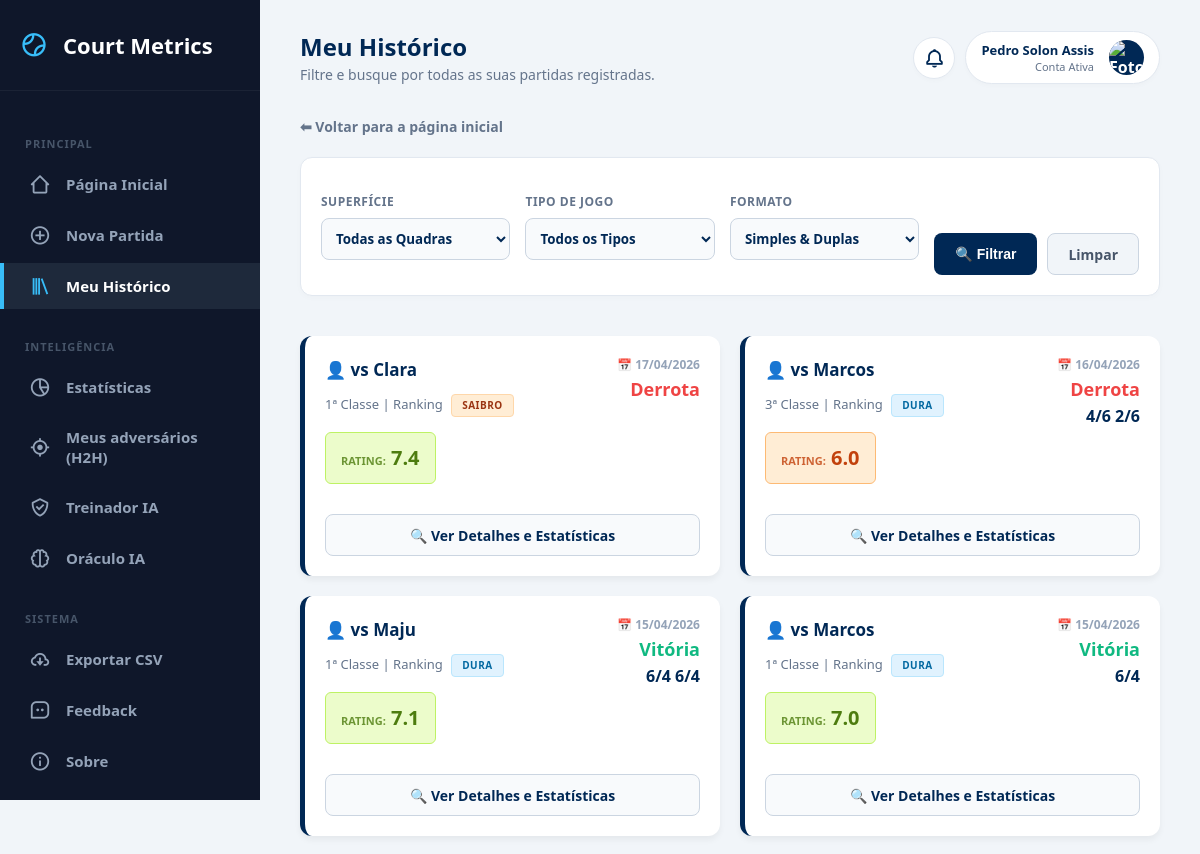
Page /history (signed in, upper part) on the earlier database version.
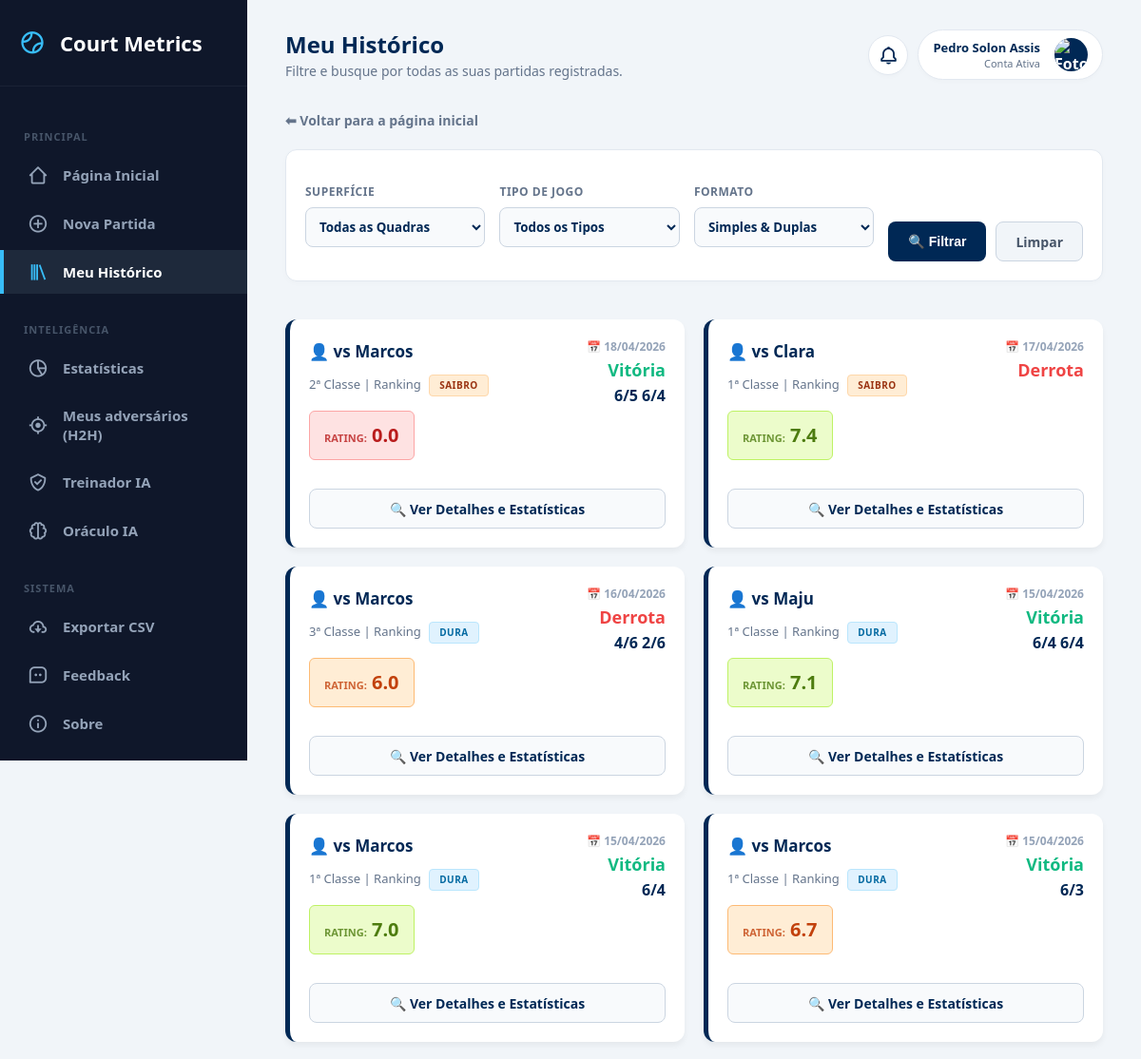
Same page on the later database version.
### tables this page shows
CREATE TABLE matches (
        id INTEGER PRIMARY KEY AUTOINCREMENT,
        opponent TEXT,
        categoria TEXT,
        match_type TEXT, 
        surface TEXT,
        result TEXT,
        score TEXT,
        match_format TEXT,
        partner TEXT,
        opp_partner TEXT,
        forehand INTEGER,
        backhand INTEGER,
        serve INTEGER,
        first_serve INTEGER,
        second_serve INTEGER,
        double_faults INTEGER,
        return_serve INTEGER,
        slice INTEGER,
        volley INTEGER,
        smash INTEGER,
        dropshot INTEGER,
        footwork INTEGER,
        strategy INTEGER,
        winners INTEGER,
        unforced_errors INTEGER,
        performance_rating REAL,
        notes TEXT,
        match_date TEXT /* NOVA COLUNA: ÍNDICE 27 */
    , game_format TEXT DEFAULT 'Padrão', user_id INTEGER, mental_focus INTEGER DEFAULT 0, mental_resilience INTEGER DEFAULT 0, mental_confidence INTEGER DEFAULT 0, mental_pressure INTEGER DEFAULT 0, clutch_bp_saved INTEGER DEFAULT 0, clutch_bp_won INTEGER DEFAULT 0, momentum_lost_streak INTEGER DEFAULT 0, mental_tags TEXT DEFAULT "");

### app.py (the view)
@app.route("/history")
@login_required
def history():
    conn = sqlite3.connect("database.db")
    c = conn.cursor()
    f_surface = request.args.get("surface", "")
    f_type = request.args.get("match_type", "")
    f_format = request.args.get("match_format", "")
    query = "SELECT * FROM matches WHERE user_id = ?"
    params = [session["user_id"]]
    if f_surface:
        query += " AND surface = ?"
        params.append(f_surface)
    if f_type:
        query += " AND match_type = ?"
        params.append(f_type)
    if f_format:
        query += " AND match_format = ?"
        params.append(f_format)
    query += " ORDER BY match_date DESC, id DESC"
    c.execute(query, params)
    matches = c.fetchall()
    conn.close()
    filters = {"surface": f_surface, "match_type": f_type, "match_format": f_format}
    return render_template("history.html", matches=matches, filters=filters)

### app.py (called while the page is built)
def login_required(f):
    @wraps(f)
    def decorated_function(*args, **kwargs):
        if "user_id" not in session:
            return redirect("/login")
        return f(*args, **kwargs)
    return decorated_function

@app.context_processor
def inject_notifications():
    if "user_id" not in session:
        return dict(notifications=[])
    conn = sqlite3.connect("database.db")
    conn.row_factory = sqlite3.Row
    c = conn.cursor()
    c.execute("SELECT * FROM notifications WHERE user_id = ? AND is_read = 0 ORDER BY created_at DESC", (session["user_id"],))
    notifs = c.fetchall()
    conn.close()
    return dict(notifications=notifs)

### templates/history.html (shortened to what the changed rows need)
{% extends 'base.html' %}
{% block page_title %}Meu Histórico{% endblock %}
{% block content %}
    <div style="max-width: 1000px;">
        <div class="grid-cards">
        {% for match in matches %}
            <div class="match-card">
                <div>
                    <div style="display: flex; justify-content: space-between; align-items: flex-start; gap: 15px;">
                        <div style="line-height: 1.7; flex: 1; min-width: 0;">
                            {% if 'Duplas' in match[7] %}
                                <strong style="color: var(--atp-blue); font-size: 16px; display: block; margin-bottom: 5px; white-space: nowrap; overflow: hidden; text-overflow: ellipsis;">👥 vs {{ match[1] }} & {{ match[9] }}</strong>
                            {% else %}
                                <strong style="color: var(--atp-blue); font-size: 17px; display: block; margin-bottom: 5px; white-space: nowrap; overflow: hidden; text-overflow: ellipsis;">👤 vs {{ match[1] }}</strong>
                            {% endif %}
                            <span style="color: var(--text-slate); font-size: 13px;">
                                {{ match[2] }} | {{ match[3] }}
                                {% if 'Saibro' in match[4] %}
                                    <span class="surface-pill pill-saibro">Saibro</span>
                                {% else %}
                                    <span class="surface-pill pill-dura">Dura</span>
                                {% endif %}
                            </span>
                            {% set perf = match[25] %}
                            {% if perf >= 9.0 %}{% set pc, pb, pt = '#0e7490', '#cffafe', '#67e8f9' %}
                            {% elif perf >= 8.0 %}{% set pc, pb, pt = '#047857', '#d1fae5', '#6ee7b7' %}
                            {% elif perf >= 7.0 %}{% set pc, pb, pt = '#4d7c0f', '#ecfccb', '#bef264' %}
                            {% elif perf >= 6.0 %}{% set pc, pb, pt = '#c2410c', '#ffedd5', '#fdba74' %}
                            {% else %}{% set pc, pb, pt = '#b91c1c', '#fee2e2', '#fca5a5' %}{% endif %}
                            <div class="perf-badge" style="background: {{ pb }}; color: {{ pc }}; border-color: {{ pt }}; display: block; width: max-content;">
                                <span style="font-size: 11px; text-transform: uppercase; opacity: 0.8;">Rating:</span> {{ "%.1f"|format(perf) }}
                            </div>
                        </div>
                        <div style="text-align: right; flex-shrink: 0; display: flex; flex-direction: column; align-items: flex-end;">
                            <div style="font-size: 12px; color: #94a3b8; font-weight: bold; text-transform: uppercase; margin-bottom: 4px;">
                                📅 {{ match[27][8:10] }}/{{ match[27][5:7] }}/{{ match[27][0:4] }}
                            </div>
                            <span class="{% if match[5] == 'Vitória' %}badge-vitoria{% else %}badge-derrota{% endif %}">
                                {{ match[5] }}
                            </span>
                            {% set clean_score = match[6] | replace(' /', '') | replace('/ ', '') | trim %}
                            {% if clean_score.endswith('/') %}
                                {% set clean_score = clean_score[:-1] | trim %}
                            {% endif %}
                            <span style="color: var(--atp-blue); font-size: 16px; font-weight: 800; display: block; margin-top: 5px; text-align: right; line-height: 1.3;">
                                {{ clean_score }}
                            </span>
                        </div>
                    </div>
                </div>
                <a href="/match/{{ match[0] }}" class="btn-main" style="width: 100%; background: #f8fafc; color: var(--atp-blue); border: 1px solid #cbd5e1; text-align: center; text-decoration: none; display: flex; align-items: center; justify-content: center; box-sizing: border-box; margin-top: 15px;">
                    🔍 Ver Detalhes e Estatísticas
                </a>
            </div>
        {% endfor %}
        </div>
    </div>
{% endblock %}

Differences in the rows shown:
added matches: opponent "Marcos", categoria "2ª Classe", match_type "Ranking", surface "SAIBRO", performance_rating "0.0", match_date "18", match_date "04", match_date "2026", result "Vitória", score "6/5 6/4"
now on this page (row unchanged): matches: opponent "Marcos", categoria "1ª Classe", match_type "Ranking", surface "DURA", performance_rating "6.7", match_date "15", match_date "04", match_date "2026", result "Vitória", score "6/3"
